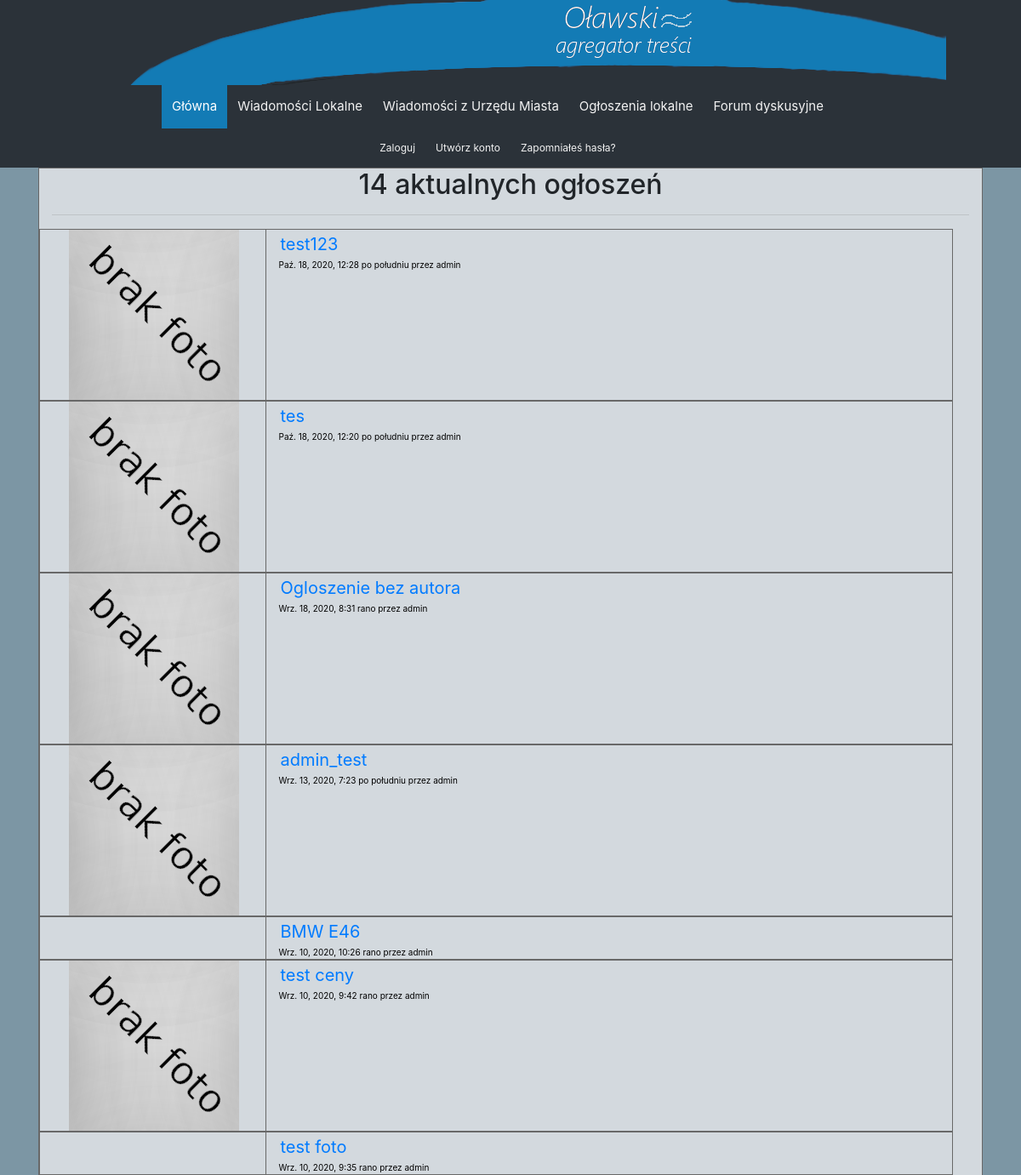
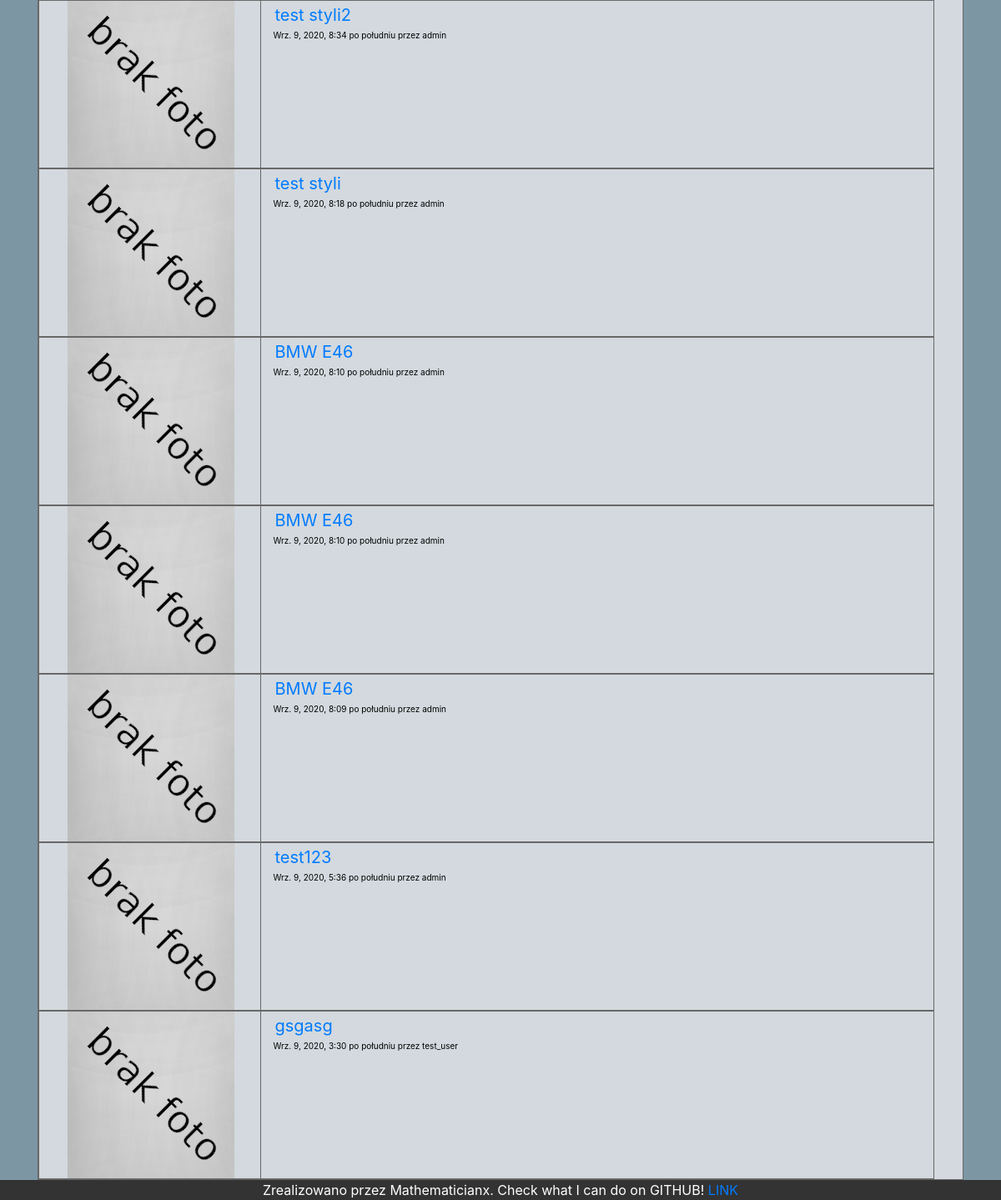
Page /show_all_ads/ on the committed database (2 pictures, top to bottom).
### homepage/models.py (models this page shows, shortened)
class SimpleAd(models.Model):
    title = models.CharField(max_length=250)
    author = models.ForeignKey(User,
                               on_delete=models.CASCADE,
                               related_name='user_ads')
    body = tinymce_models.HTMLField()
    date_of_publication = models.DateTimeField(auto_now_add=True)
    image = ThumbnailImageField(upload_to='uploads/',
                                blank=True)
    slug = models.SlugField(max_length=250,
                            unique_for_date='date_of_publication')
    price = models.IntegerField()
    @property
    def thumbnail(self):
        if self.image:
            return get_thumbnail(self.image, '200x200', quality=90)
    def image_tag(self):
        return mark_safe('<img src="/media/%s"/>' % (self.thumbnail))
    image_tag.short_description = 'Thumbnail'
    def get_absolute_url(self):
        return reverse('homepage:ad_detail',
                       args=[self.date_of_publication.year,
                             self.date_of_publication.strftime('%m'),
                             self.date_of_publication.strftime('%d'),
                             self.slug])

### homepage/views.py (the view)
# urls.py: path('show_all_ads/', views.show_all_ads, name='show_all_ads'),
def show_all_ads(request):
    all_ads = SimpleAd.objects.all().order_by('-id')
    return render(request, 'homepage/show_all_ads.html', {'all_ads': all_ads})

### homepage/templates/homepage/show_all_ads.html (shortened to what this page needs)
{% extends "homepage/base.html" %}
{% load thumbnail %}
{% load static %}
{% block content %}
<div class="container">
    <div class="row">
        <div class="col-12">
            <div class="col-12-center">
                <h2>{{ all_ads.count }} aktualnych ogłoszeń</h2>
            </div>
            <hr>
            {% for ad in all_ads %}
                <div class="row">
                    <div class="col-3-foto-center">
                        {% if ad.image %}
                            <img src="{{ ad.thumbnail.url }}">
                        {% else %}
                            <img src="{% static "images/default.png" %}">
                        {% endif %}
                    </div>
                    <div class="col-9">
                        <div class="single_add__title"><a href="{{ ad.get_absolute_url }}">{{ ad.title }}</a></div>
                        <div class="single_add__date">{{ ad.date_of_publication}} przez {{ ad.author }}</div>
                    </div>
               </div>
            {% endfor %}
        </div>
    </div>
</div>
{% endblock %}

### homepage/static/css/homepage.css (style rules this page uses)
.single_add__title { color: white; font-size: 20px; margin: 2px; }
.single_add__date { color: black; font-size: 10px; margin: 0px; }
body { background-color: #7c96a4; }
.container { display: flex; flex-direction: column; justify-content: center; align-items: center; }
.row { width:100%; display: flex; }
.col-9 { width: 75%; background-color: #d3d9de; border: 1px solid #686868; margin-left: -2px; }
.col-12 { width: 100%; background-color: #d3d9de; border: 1px solid #686868; }
.col-12-center { width: 100%; text-align: center; background-color: #d3d9de; }
.col-3-foto-center { width: 25%; text-align: center; align-items: center; background-color: #d3d9de; border: 1px solid #686868; margin-right: -2px; }

### rows in the picture
SimpleAd: title "test123", date_of_publication "Paź. 18, 2020, 12:28 po południu", author "admin"
SimpleAd: title "tes", date_of_publication "Paź. 18, 2020, 12:20 po południu", author "admin"
SimpleAd: title "Ogloszenie bez autora", date_of_publication "Wrz. 18, 2020, 8:31 rano", author "admin"
SimpleAd: title "admin_test", date_of_publication "Wrz. 13, 2020, 7:23 po południu", author "admin"
SimpleAd: title "BMW E46", date_of_publication "Wrz. 10, 2020, 10:26 rano", author "admin"
SimpleAd: title "test ceny", date_of_publication "Wrz. 10, 2020, 9:42 rano", author "admin"
SimpleAd: title "test foto", date_of_publication "Wrz. 10, 2020, 9:35 rano", author "admin"
SimpleAd: title "test styli2", date_of_publication "Wrz. 9, 2020, 8:34 po południu", author "admin"
SimpleAd: title "test styli", date_of_publication "Wrz. 9, 2020, 8:18 po południu", author "admin"
SimpleAd: title "BMW E46", date_of_publication "Wrz. 9, 2020, 8:10 po południu", author "admin"
SimpleAd: title "BMW E46", date_of_publication "Wrz. 9, 2020, 8:10 po południu", author "admin"
SimpleAd: title "BMW E46", date_of_publication "Wrz. 9, 2020, 8:09 po południu", author "admin"
SimpleAd: title "test123", date_of_publication "Wrz. 9, 2020, 5:36 po południu", author "admin"
SimpleAd: title "gsgasg", date_of_publication "Wrz. 9, 2020, 3:30 po południu", author "test_user"

### other values in the picture
{{ all_ads.count }} "14"
